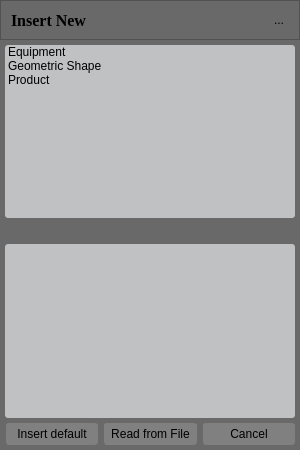
<?xml version="1.0" encoding="UTF-8"?>
<ui version="4.0">
 <class>InsertNewItem</class>
 <widget class="QDialog" name="InsertNewItem">
  <property name="windowModality">
   <enum>Qt::ApplicationModal</enum>
  </property>
  <property name="geometry">
   <rect>
    <x>0</x>
    <y>0</y>
    <width>300</width>
    <height>450</height>
   </rect>
  </property>
  <property name="sizePolicy">
   <sizepolicy hsizetype="Fixed" vsizetype="Fixed">
    <horstretch>0</horstretch>
    <verstretch>0</verstretch>
   </sizepolicy>
  </property>
  <property name="minimumSize">
   <size>
    <width>300</width>
    <height>450</height>
   </size>
  </property>
  <property name="maximumSize">
   <size>
    <width>300</width>
    <height>450</height>
   </size>
  </property>
  <property name="windowTitle">
   <string>Dialog</string>
  </property>
  <property name="styleSheet">
   <string notr="true">
     QWidget {
     background-color: rgb(191,193,194);
     border-color: black;
     }

     /*	Push button*/
     QPushButton {
     min-height: 20px;
     border: 1px solid gray;
     border-radius: 3px;
     background-color: lightgray;
     selection-background-color: gray;
     }

     QPushButton:hover {
     background-color: gray;
     border-radius: 3px;
     }

     /*Menu bar*/
     QMenuBar {
     background-color:rgb(105,105,105);
     spacing: 0px;
     }

     QMenuBar::item {
     background-color: transparent;
     }

     QMenu {
     background-color:rgb(105,105,105);
     border: 1px solid black;
     }

     /*Combo box*/
     QComboBox {
     min-height: 19px;
     background-color: lightgray;
     selection-background-color: gray;
     padding-left: 4px;
     border: 1px solid gray;
     }

     QComboBox::down-arrow {
     image: url(../../../Resources/Icons/arrow_down.png);
     width: 10px;
     height: 10px;
     }

     QComboBox::drop-down {
     border: 0px;
     subcontrol-position: top right;
     width: 15px;
     }

     QComboBox QAbstractItemView {
     border: 1px solid black;
     background-color: lightgray;
     selection-background-color: gray;
     }


     QMenuBar::item:selected, QMenu::item:selected,QListWidget::item:selected, QComboBox:hover
     {
     background-color: gray;
     }


     /*Tool button*/
     QToolButton {
     max-width: 20px;
     max-height: 20px;
     border: 0px solid gray;
     }

     /*Line edit*/
     QLineEdit {
     border: 1px solid gray;
     border-radius: 3px;
     background-color: lightgray;
     selection-background-color: darkgray;
     }</string>
  </property>
  <layout class="QVBoxLayout" name="verticalLayout">
   <property name="spacing">
    <number>0</number>
   </property>
   <property name="leftMargin">
    <number>0</number>
   </property>
   <property name="topMargin">
    <number>0</number>
   </property>
   <property name="rightMargin">
    <number>0</number>
   </property>
   <property name="bottomMargin">
    <number>0</number>
   </property>
   <item>
    <widget class="QFrame" name="m_pFrameTitle">
     <property name="sizePolicy">
      <sizepolicy hsizetype="Expanding" vsizetype="Fixed">
       <horstretch>0</horstretch>
       <verstretch>0</verstretch>
      </sizepolicy>
     </property>
     <property name="minimumSize">
      <size>
       <width>290</width>
       <height>40</height>
      </size>
     </property>
     <property name="styleSheet">
      <string notr="true">background-color:rgb(105,105,105)</string>
     </property>
     <property name="frameShape">
      <enum>QFrame::StyledPanel</enum>
     </property>
     <property name="frameShadow">
      <enum>QFrame::Raised</enum>
     </property>
     <layout class="QHBoxLayout" name="horizontalLayout">
      <property name="leftMargin">
       <number>10</number>
      </property>
      <property name="topMargin">
       <number>10</number>
      </property>
      <property name="rightMargin">
       <number>10</number>
      </property>
      <property name="bottomMargin">
       <number>10</number>
      </property>
      <item>
       <widget class="QLabel" name="m_pLabelTitle">
        <property name="font">
         <font>
          <family>Times New Roman</family>
          <pointsize>12</pointsize>
          <weight>75</weight>
          <bold>true</bold>
         </font>
        </property>
        <property name="text">
         <string>Insert New</string>
        </property>
       </widget>
      </item>
      <item>
       <widget class="QToolButton" name="m_pToolButtonClose">
        <property name="minimumSize">
         <size>
          <width>16</width>
          <height>16</height>
         </size>
        </property>
        <property name="maximumSize">
         <size>
          <width>20</width>
          <height>20</height>
         </size>
        </property>
        <property name="layoutDirection">
         <enum>Qt::RightToLeft</enum>
        </property>
        <property name="text">
         <string>...</string>
        </property>
        <property name="icon">
         <iconset>
          <normaloff>../../../Resources/Icons/close-icon.png</normaloff>../../../Resources/Icons/close-icon.png</iconset>
        </property>
       </widget>
      </item>
     </layout>
    </widget>
   </item>
   <item>
    <widget class="QFrame" name="m_pVerticalFrameListWidgets">
     <property name="styleSheet">
      <string notr="true">background-color:rgb(105,105,105)</string>
     </property>
     <layout class="QVBoxLayout" name="verticalLayout_2">
      <property name="leftMargin">
       <number>5</number>
      </property>
      <property name="topMargin">
       <number>5</number>
      </property>
      <property name="rightMargin">
       <number>5</number>
      </property>
      <property name="bottomMargin">
       <number>5</number>
      </property>
      <item>
       <widget class="QListWidget" name="m_pListWidgetGroup">
        <property name="mouseTracking">
         <bool>true</bool>
        </property>
        <property name="styleSheet">
         <string notr="true">QListWidget::item:hover,QListWidget::item:selected{
	background-color: rgb(105, 105, 105);
	color:white;
}

QListWidget{
	background-color: rgb(191,193,194);
	border-radius: 3px;
}
</string>
        </property>
        <property name="frameShape">
         <enum>QFrame::NoFrame</enum>
        </property>
        <property name="spacing">
         <number>2</number>
        </property>
        <property name="sortingEnabled">
         <bool>true</bool>
        </property>
        <item>
         <property name="text">
          <string>Equipment</string>
         </property>
        </item>
        <item>
         <property name="text">
          <string>Geometric Shape</string>
         </property>
        </item>
        <item>
         <property name="text">
          <string>Product</string>
         </property>
        </item>
       </widget>
      </item>
      <item>
       <widget class="QLabel" name="m_pArrow">
        <property name="maximumSize">
         <size>
          <width>330</width>
          <height>16</height>
         </size>
        </property>
        <property name="text">
         <string/>
        </property>
        <property name="pixmap">
         <pixmap>../../../../Resources/Icons/arrow_down.png</pixmap>
        </property>
        <property name="alignment">
         <set>Qt::AlignCenter</set>
        </property>
        <property name="indent">
         <number>0</number>
        </property>
       </widget>
      </item>
      <item>
       <widget class="QListWidget" name="m_pListWidgetItem">
        <property name="styleSheet">
         <string notr="true">QListWidget::item:hover,QListWidget::item:selected{
	background-color: rgb(105, 105, 105);
	color:white;
}

QListWidget{
	background-color: rgb(191,193,194);
	border-radius: 3px;
}
</string>
        </property>
        <property name="frameShape">
         <enum>QFrame::NoFrame</enum>
        </property>
        <property name="spacing">
         <number>2</number>
        </property>
       </widget>
      </item>
     </layout>
    </widget>
   </item>
   <item>
    <widget class="QFrame" name="m_pFrameButtonBox">
     <property name="styleSheet">
      <string notr="true">background-color:rgb(105,105,105);</string>
     </property>
     <layout class="QHBoxLayout" name="horizontalLayout_2">
      <property name="spacing">
       <number>6</number>
      </property>
      <property name="leftMargin">
       <number>6</number>
      </property>
      <property name="topMargin">
       <number>0</number>
      </property>
      <property name="rightMargin">
       <number>5</number>
      </property>
      <property name="bottomMargin">
       <number>5</number>
      </property>
      <item>
       <widget class="QPushButton" name="m_pPushButtonInsert">
        <property name="styleSheet">
         <string notr="true">QPushButton {
	min-height: 20px;
	border: 1px solid gray;
	border-radius: 3px;
	background-color: gray;
	selection-background-color: rgb(191,193,194);
}

QPushButton:hover {
	background-color:rgb(105,105,105);
	border-radius: 3px;
	color:white;
}</string>
        </property>
        <property name="text">
         <string>Insert default</string>
        </property>
       </widget>
      </item>
      <item>
       <widget class="QPushButton" name="m_pPushButtonReadFile">
        <property name="styleSheet">
         <string notr="true">QPushButton {
	min-height: 20px;
	border: 1px solid gray;
	border-radius: 3px;
	background-color: gray;
	selection-background-color: rgb(191,193,194);
}

QPushButton:hover {
	background-color:rgb(105,105,105);
	border-radius: 3px;
	color:white;
}</string>
        </property>
        <property name="text">
         <string>Read from File</string>
        </property>
       </widget>
      </item>
      <item>
       <widget class="QPushButton" name="m_pPushButtonCancel">
        <property name="styleSheet">
         <string notr="true">QPushButton {
	min-height: 20px;
	border: 1px solid gray;
	border-radius: 3px;
	background-color: gray;
	selection-background-color: rgb(191,193,194);
}

QPushButton:hover {
	background-color:rgb(105,105,105);
	border-radius: 3px;
	color:white;
}</string>
        </property>
        <property name="text">
         <string>Cancel</string>
        </property>
        <property name="flat">
         <bool>true</bool>
        </property>
       </widget>
      </item>
     </layout>
    </widget>
   </item>
  </layout>
 </widget>
 <resources>
  <include location="../../../Resources/Icons/icons.qrc"/>
 </resources>
 <connections/>
</ui>
